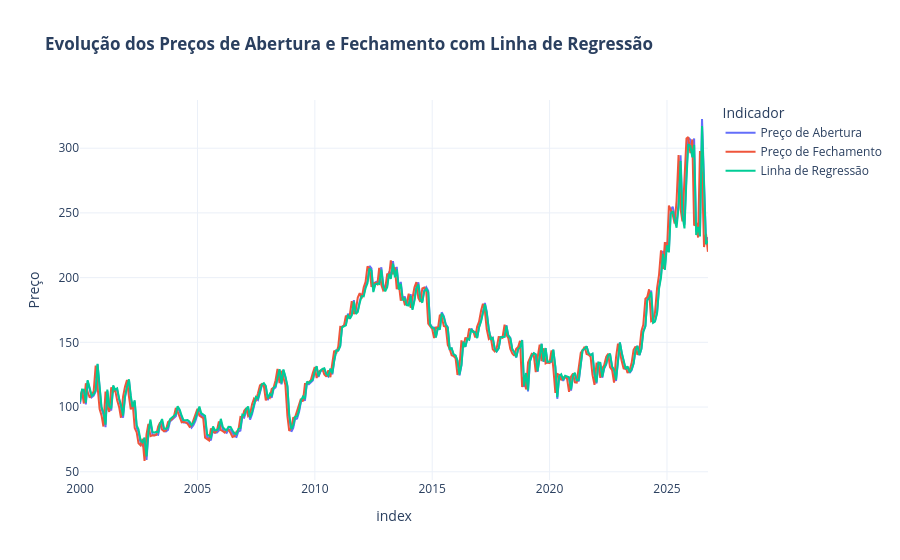

Notebook code for this chart:
### Code cell
#Grafico de Evolução dos Preços de Abertura e Fechamento ao longo do tempo com linha de regressão
fig = px.line(
    regression_df,
    x=regression_df.index,
    y=['Preço de Abertura', 'Preço de Fechamento', 'Linha de Regressão'],
    title='<b>Evolução dos Preços de Abertura e Fechamento com Linha de Regressão</b>',
    template='plotly_white',
    labels={
        'Mês/Ano': 'Mês/Ano',
        'value': 'Preço',
        'variable': 'Indicador',
        'Preço de Abertura': 'Preço de Abertura',
        'Preço de Fechamento': 'Preço de Fechamento',
        'Linha de Regressão': 'Linha de Regressão'
    }
)
fig.show()

### Figure 1 — Plotly figure (JSON) as saved in the notebook; plotly's stock layout.template omitted (floating-point values rounded to 4 significant figures; data arrays with more than 128 entries replaced by an {"elided": "..."} marker saying what was removed)
{"data": [{"hovertemplate": "Indicador=Preço de Abertura<br>index=%{x}<br>Preço=%{y}<extra></extra>", "legendgroup": "Preço de Abertura", "line": {"color": "#636efa", "dash": "solid"}, "marker": {"symbol": "circle"}, "mode": "lines", "name": "Preço de Abertura", "orientation": "v", "showlegend": true, "type": "scatter", "x": {"elided": "323 str values"}, "xaxis": "x", "y": {"elided": "323 float values"}, "yaxis": "y"}, {"hovertemplate": "Indicador=Preço de Fechamento<br>index=%{x}<br>Preço=%{y}<extra></extra>", "legendgroup": "Preço de Fechamento", "line": {"color": "#EF553B", "dash": "solid"}, "marker": {"symbol": "circle"}, "mode": "lines", "name": "Preço de Fechamento", "orientation": "v", "showlegend": true, "type": "scatter", "x": {"elided": "323 str values"}, "xaxis": "x", "y": {"elided": "323 float values"}, "yaxis": "y"}, {"hovertemplate": "Indicador=Linha de Regressão<br>index=%{x}<br>Preço=%{y}<extra></extra>", "legendgroup": "Linha de Regressão", "line": {"color": "#00cc96", "dash": "solid"}, "marker": {"symbol": "circle"}, "mode": "lines", "name": "Linha de Regressão", "orientation": "v", "showlegend": true, "type": "scatter", "x": {"elided": "323 str values"}, "xaxis": "x", "y": {"elided": "323 float values"}, "yaxis": "y"}], "layout": {"legend": {"title": {"text": "Indicador"}, "tracegroupgap": 0}, "title": {"text": "<b>Evolução dos Preços de Abertura e Fechamento com Linha de Regressão</b>"}, "xaxis": {"anchor": "y", "domain": [0, 1], "title": {"text": "index"}}, "yaxis": {"anchor": "x", "domain": [0, 1], "title": {"text": "Preço"}}}}
